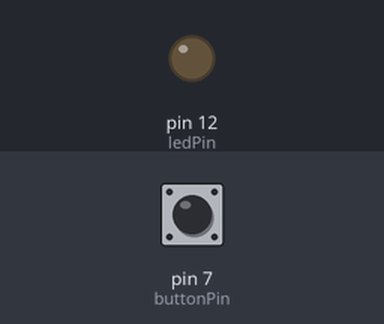
Bench run of a sketch on a simulated Arduino Uno, built with avr-gcc and run on an emulated ATmega328P. On the bench: output pins drawn as LEDs (lit = HIGH). Dashed ring = blinking. The inputs (shaded band) are chosen by the test bench; at power-on: pin 7 (buttonPin) LOW.

Above: at 1.2 s.
1.3 s: pin 7 (buttonPin) pulled HIGH for 0.15 s
At 1.7 s:
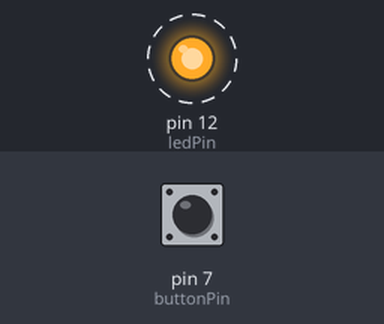
4.4 s: pin 7 (buttonPin) pulled HIGH for 3.2 s
Timing chart, 0 to 12.4 s (numbered marks = the images above; inputs shaded):
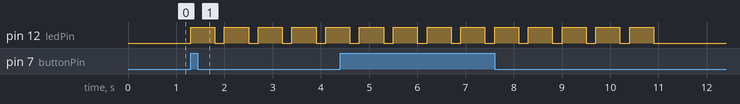

The sketch:

TriggeredTimedPulseWorking.ino
```cpp
const int buttonPin = 7;    // the pin that the pushbutton is attached to
const int ledPin = 12;       // the pin that the LED is attached to

int pulseNum = 7; // defines the number


void setup() {
  // initialize the button pin as a input:
  pinMode(buttonPin, INPUT);
  // initialize the LED as an output:
  pinMode(ledPin, OUTPUT);
}

void loop() {

  if (digitalRead(buttonPin) == HIGH) {
    for (int i = 1; i <= 7; i++) {
      digitalWrite(ledPin, HIGH);
      delay(500);
      digitalWrite(ledPin, LOW);
      delay(200);
    }
  }
}
```

Measured:
- after the input at 1.3 s, pin 12 (ledPin): alternates HIGH for 0.50 s and LOW for 0.20 s, starting at once
